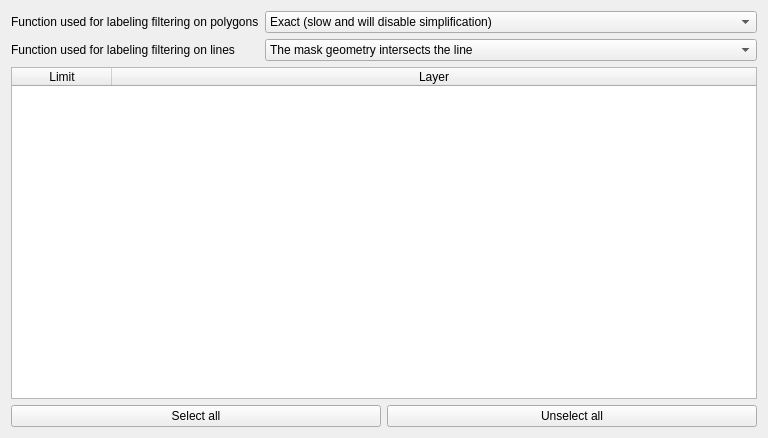
<?xml version="1.0" encoding="UTF-8"?>
<ui version="4.0">
 <class>LayerListWidget</class>
 <widget class="QWidget" name="LayerListWidget">
  <property name="geometry">
   <rect>
    <x>0</x>
    <y>0</y>
    <width>768</width>
    <height>438</height>
   </rect>
  </property>
  <property name="windowTitle">
   <string>Form</string>
  </property>
  <layout class="QVBoxLayout" name="verticalLayout">
   <item>
    <layout class="QFormLayout" name="formLayout">
     <property name="fieldGrowthPolicy">
      <enum>QFormLayout::AllNonFixedFieldsGrow</enum>
     </property>
     <item row="0" column="0">
      <widget class="QLabel" name="label">
       <property name="text">
        <string>Function used for labeling filtering on polygons</string>
       </property>
      </widget>
     </item>
     <item row="0" column="1">
      <widget class="QComboBox" name="polygonOperatorCombo">
       <property name="currentIndex">
        <number>0</number>
       </property>
       <item>
        <property name="text">
         <string>Exact (slow and will disable simplification)</string>
        </property>
       </item>
       <item>
        <property name="text">
         <string>The mask geometry contains the centroid</string>
        </property>
       </item>
       <item>
        <property name="text">
         <string>The mask geometry contains a point on the polygon surface</string>
        </property>
       </item>
      </widget>
     </item>
     <item row="1" column="0">
      <widget class="QLabel" name="label_2">
       <property name="text">
        <string>Function used for labeling filtering on lines</string>
       </property>
      </widget>
     </item>
     <item row="1" column="1">
      <widget class="QComboBox" name="lineOperatorCombo">
       <property name="currentIndex">
        <number>0</number>
       </property>
       <item>
        <property name="text">
         <string>The mask geometry intersects the line</string>
        </property>
       </item>
       <item>
        <property name="text">
         <string>The mask geometry contains the line</string>
        </property>
       </item>
      </widget>
     </item>
    </layout>
   </item>
   <item>
    <widget class="QTableWidget" name="layerTable">
     <attribute name="horizontalHeaderStretchLastSection">
      <bool>true</bool>
     </attribute>
     <column>
      <property name="text">
       <string>Limit</string>
      </property>
     </column>
     <column>
      <property name="text">
       <string>Layer</string>
      </property>
     </column>
    </widget>
   </item>
   <item>
    <layout class="QHBoxLayout" name="horizontalLayout">
     <item>
      <widget class="QPushButton" name="selectAllBtn">
       <property name="text">
        <string>Select all</string>
       </property>
      </widget>
     </item>
     <item>
      <widget class="QPushButton" name="unselectAllBtn">
       <property name="text">
        <string>Unselect all</string>
       </property>
      </widget>
     </item>
    </layout>
   </item>
  </layout>
 </widget>
 <resources/>
 <connections/>
</ui>
